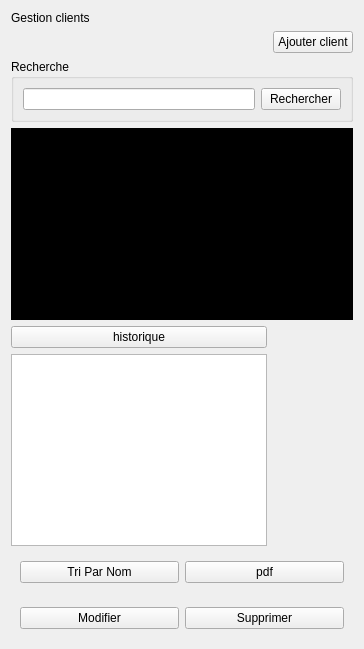
      <widget class="QWidget" name="page_7">
       <layout class="QGridLayout" name="gridLayout_5">
        <item row="0" column="0" colspan="2">
         <widget class="QLabel" name="label_246">
          <property name="styleSheet">
           <string notr="true">font: 22pt &quot;Nunito Sans&quot;;</string>
          </property>
          <property name="text">
           <string>Gestion clients</string>
          </property>
         </widget>
        </item>
        <item row="4" column="0">
         <widget class="QPushButton" name="pushButton_5">
          <property name="text">
           <string>historique</string>
          </property>
         </widget>
        </item>
        <item row="1" column="0">
         <layout class="QHBoxLayout" name="horizontalLayout_109">
          <item>
           <spacer name="horizontalSpacer_45">
            <property name="orientation">
             <enum>Qt::Horizontal</enum>
            </property>
            <property name="sizeHint" stdset="0">
             <size>
              <width>40</width>
              <height>20</height>
             </size>
            </property>
           </spacer>
          </item>
         </layout>
        </item>
        <item row="3" column="0" colspan="2">
         <widget class="QTableView" name="tableView_Client">
          <property name="styleSheet">
           <string notr="true">background-color: rgb(0, 0, 0);</string>
          </property>
         </widget>
        </item>
        <item row="2" column="0" colspan="2">
         <widget class="QGroupBox" name="groupBox_101">
          <property name="title">
           <string>Recherche</string>
          </property>
          <layout class="QHBoxLayout" name="horizontalLayout_85">
           <item>
            <widget class="QLineEdit" name="lineEdit_RechercheClient"/>
           </item>
           <item>
            <widget class="QPushButton" name="pushButton_RechercheC">
             <property name="text">
              <string>Rechercher</string>
             </property>
            </widget>
           </item>
          </layout>
         </widget>
        </item>
        <item row="1" column="1">
         <widget class="QPushButton" name="pushButton_AjoutClient">
          <property name="text">
           <string>Ajouter client</string>
          </property>
         </widget>
        </item>
        <item row="7" column="0" colspan="2">
         <widget class="QWidget" name="groupBox_115" native="true">
          <layout class="QHBoxLayout" name="horizontalLayout_97">
           <item>
            <widget class="QPushButton" name="pushButton_ModifierC">
             <property name="text">
              <string>Modifier</string>
             </property>
            </widget>
           </item>
           <item>
            <widget class="QPushButton" name="pushButton_SupprimerC">
             <property name="text">
              <string>Supprimer</string>
             </property>
            </widget>
           </item>
          </layout>
         </widget>
        </item>
        <item row="6" column="0" colspan="2">
         <widget class="QWidget" name="horizontalLayout_107" native="true">
          <layout class="QHBoxLayout" name="horizontalLayout_86">
           <item>
            <widget class="QPushButton" name="Tri_Client_parNom">
             <property name="text">
              <string>Tri Par Nom</string>
             </property>
            </widget>
           </item>
           <item>
            <widget class="QPushButton" name="pushButton_4">
             <property name="text">
              <string>pdf</string>
             </property>
            </widget>
           </item>
          </layout>
         </widget>
        </item>
        <item row="5" column="0">
         <widget class="QTextBrowser" name="textBrowser">
          <property name="html">
           <string>&lt;!DOCTYPE HTML PUBLIC &quot;-//W3C//DTD HTML 4.0//EN&quot; &quot;http://www.w3.org/TR/REC-html40/strict.dtd&quot;&gt;
&lt;html&gt;&lt;head&gt;&lt;meta name=&quot;qrichtext&quot; content=&quot;1&quot; /&gt;&lt;style type=&quot;text/css&quot;&gt;
p, li { white-space: pre-wrap; }
&lt;/style&gt;&lt;/head&gt;&lt;body style=&quot; font-family:'Nunito Sans'; font-size:10pt; font-weight:24; font-style:normal;&quot;&gt;
&lt;p style=&quot; margin-top:12px; margin-bottom:12px; margin-left:0px; margin-right:0px; -qt-block-indent:0; text-indent:0px;&quot;&gt;&lt;br /&gt;&lt;/p&gt;&lt;/body&gt;&lt;/html&gt;</string>
          </property>
         </widget>
        </item>
       </layout>
      </widget>
